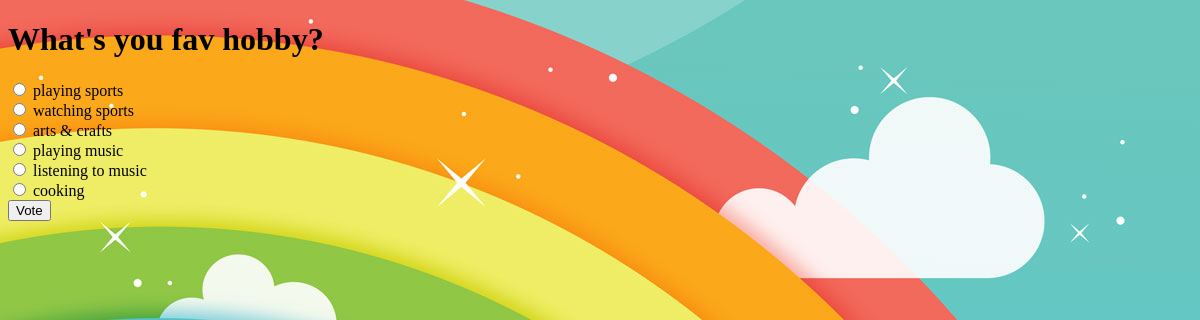
Page /polls/11/ on the committed database.
### polls/models.py (models this page shows, shortened)
class Question(models.Model):
  question_text = models.CharField(max_length=200)
  pub_date = models.DateTimeField('date published')
  def was_published_recently(self):
    now = timezone.now()
    return now - datetime.timedelta(days=1) <= self.pub_date <= now
  was_published_recently.admin_order_field = 'pub_date'
  was_published_recently.boolean = True
  was_published_recently.hort_description = 'Published Recently?'

class Choice(models.Model):
  question = models.ForeignKey(Question, on_delete=models.CASCADE)
  choice_text = models.CharField(max_length = 200)
  votes = models.IntegerField(default=0)

### polls/views.py (the view, shortened to what this page needs)
# urls.py: path('<int:pk>/', views.DetailView.as_view(), name = 'detail'),
class DetailView(generic.DetailView):
  model = Question
  template_name = 'polls/detail.html'

### polls/templates/polls/detail.html (shortened to what this page needs)
<!DOCTYPE html>
<html>
  <head>
    {% load static %}
    <link rel="stylesheet" type="text/css" href="{% static 'polls/style.css' %}">
  </head>
  <body>
    <h1>{{ question.question_text }}</h1>
    <form action="{% url 'polls:vote' question.id %}" method="post">
        {% for choice in question.choice_set.all %}
            <input type="radio" name="choice" id="choice{{ forloop.counter }}" value="{{ choice.id }}">
            <label for="choice{{ forloop.counter }}">{{ choice.choice_text }}</label></br>
        {% endfor %}
        <input type="submit" value="Vote">
    </form>
  </body>
</html>

### polls/static/polls/style.css (style rules this page uses)
body { background: white url("images/background.jpg") no-repeat; }

### rows in the picture
Question: question_text "What's you fav hobby?"
Choice: choice_text "playing sports"
Choice: choice_text "watching sports"
Choice: choice_text "arts & crafts"
Choice: choice_text "playing music"
Choice: choice_text "listening to music"
Choice: choice_text "cooking"
